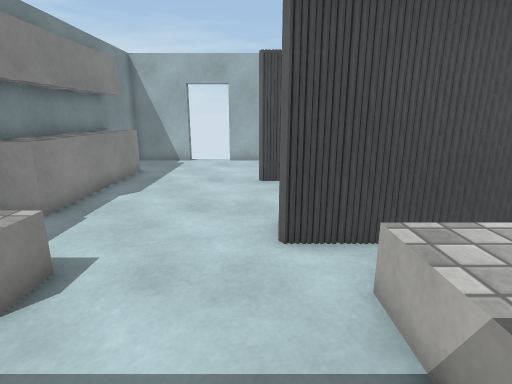
view 1 (above)

12 first-person views from a walk through a scene from a Unity 3-D project. The camera is 1.3 m above the floor, tilts 14° down and sees 80° across. The floor is counted in squares, 0.5 m on a side. Each view is taken from the middle of a square. On the plan, view 1 faces up. The plan holds only what a view shows up to about 20 squares ahead; the rest is blank. The player is left out. Some surface patterns are stand-ins.

view 2
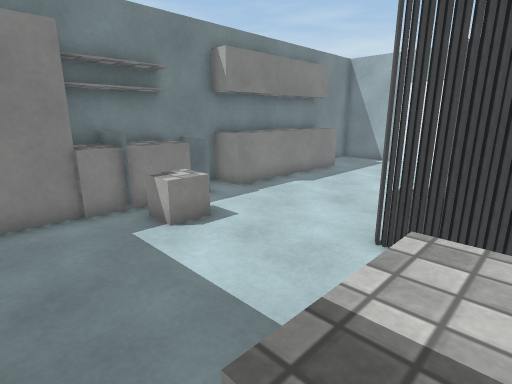

view 3
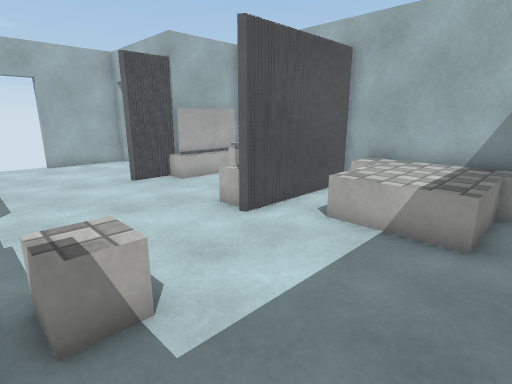

view 4
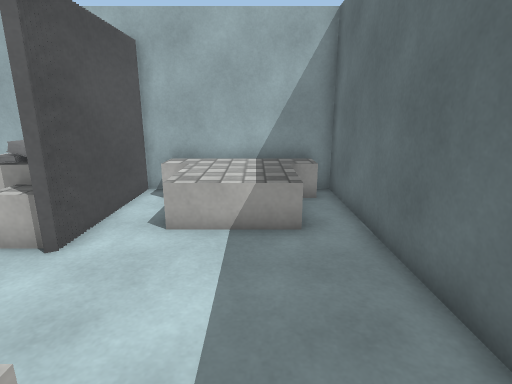

view 5
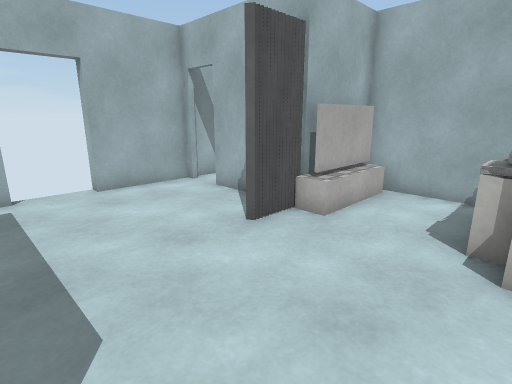

view 6
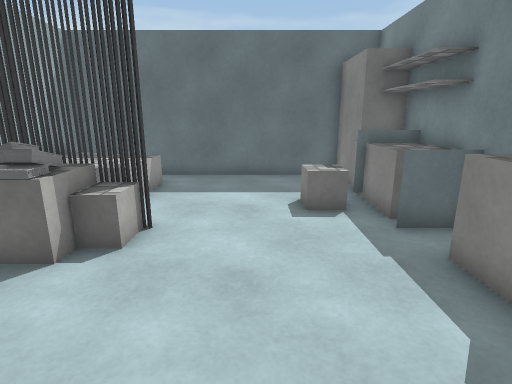

view 7
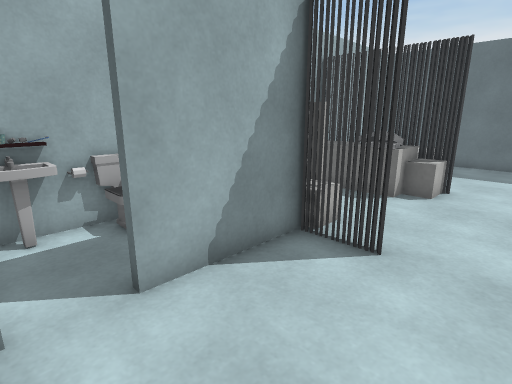

view 8
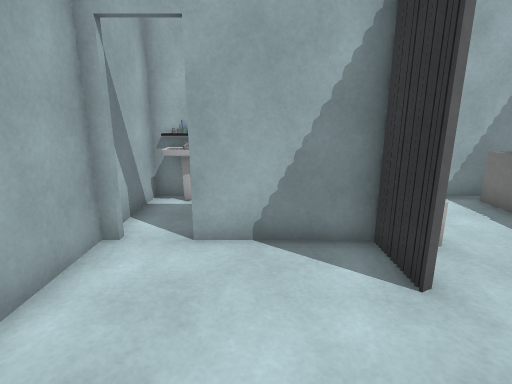

view 9
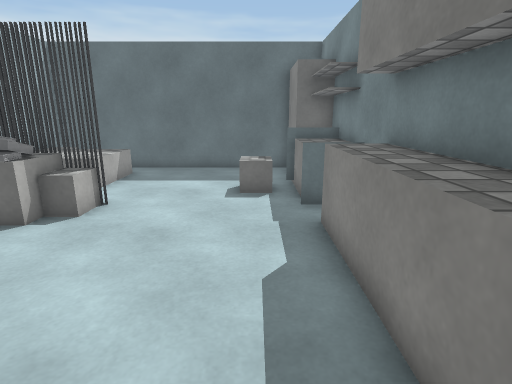

view 10
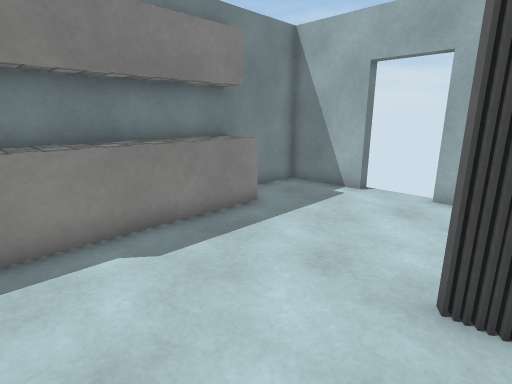

view 11
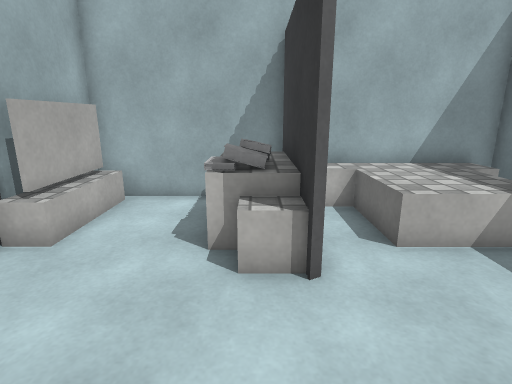

view 12
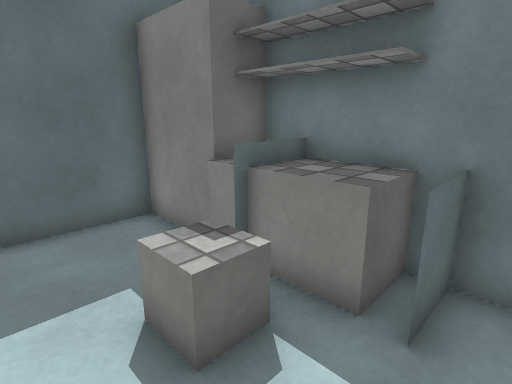

### Floor plan
Key: @ floor where view 1 was taken; # wall or solid block; . floor; = window, fence, low wall or low ledge; ^ raised ledge; C cube; B block; K books; S sink; H shelf; T toilet; O other object.
Columns run from 7 left of view 1 to 6 right of it. Each row starts with its distance up from view 1.
 19    #  #
 18 ####..######SO
 17 #...........SH
 16 #........#...O
 15 #=.......#  OT
 14 #=.......#
 13 #=.....###
 12 #=.....#######
 11 #=...........#
 10 #=...........#
  9 #=...........#
  8 #=.......KKBB#
  7 #.......BBKBB#
  6 #==.....######
  5 #B.C........B#
  4 #BBCC....^^^B#
  3 #B#C.....^^^^#
  2 #B.......^^^^#
  1  B.......^^^B#
  0  B.....@....B#
 -1  B############

Positions as (right, up) in squares from view 1, and headings:
1: (0, 0), facing up
2: (3, 0), facing up-left
3: (-5, 0), facing up-right
4: (-5, 2), facing right
5: (-5, 7), facing up-right
6: (-2, 13), facing down
7: (-2, 18), facing down-right
8: (-4, 15), facing right
9: (-4, 15), facing down
10: (1, 8), facing up-left
11: (-4, 7), facing right
12: (-2, 7), facing down-left
